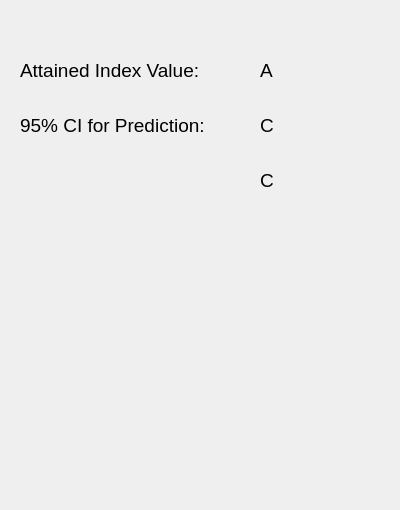
<?xml version="1.0" encoding="UTF-8"?>
<ui version="4.0">
 <class>resultsWidget</class>
 <widget class="QWidget" name="resultsWidget">
  <property name="geometry">
   <rect>
    <x>0</x>
    <y>0</y>
    <width>400</width>
    <height>510</height>
   </rect>
  </property>
  <property name="windowTitle">
   <string>Form</string>
  </property>
  <widget class="QLabel" name="attainedIndexLabel">
   <property name="geometry">
    <rect>
     <x>20</x>
     <y>50</y>
     <width>241</width>
     <height>41</height>
    </rect>
   </property>
   <property name="font">
    <font>
     <pointsize>14</pointsize>
    </font>
   </property>
   <property name="text">
    <string>Attained Index Value:</string>
   </property>
  </widget>
  <widget class="QLabel" name="predictionLabel">
   <property name="geometry">
    <rect>
     <x>20</x>
     <y>100</y>
     <width>241</width>
     <height>51</height>
    </rect>
   </property>
   <property name="font">
    <font>
     <pointsize>14</pointsize>
    </font>
   </property>
   <property name="text">
    <string>95% CI for Prediction:</string>
   </property>
  </widget>
  <widget class="QLabel" name="prediction">
   <property name="geometry">
    <rect>
     <x>260</x>
     <y>50</y>
     <width>131</width>
     <height>41</height>
    </rect>
   </property>
   <property name="font">
    <font>
     <pointsize>14</pointsize>
    </font>
   </property>
   <property name="text">
    <string>A</string>
   </property>
  </widget>
  <widget class="QLabel" name="confidence">
   <property name="geometry">
    <rect>
     <x>260</x>
     <y>100</y>
     <width>131</width>
     <height>51</height>
    </rect>
   </property>
   <property name="font">
    <font>
     <pointsize>14</pointsize>
    </font>
   </property>
   <property name="text">
    <string>C</string>
   </property>
  </widget>
  <widget class="QLabel" name="passResult">
   <property name="geometry">
    <rect>
     <x>260</x>
     <y>150</y>
     <width>255</width>
     <height>61</height>
    </rect>
   </property>
   <property name="font">
    <font>
     <pointsize>14</pointsize>
    </font>
   </property>
   <property name="text">
    <string>C</string>
   </property>
  </widget>
 </widget>
 <resources/>
 <connections/>
</ui>
